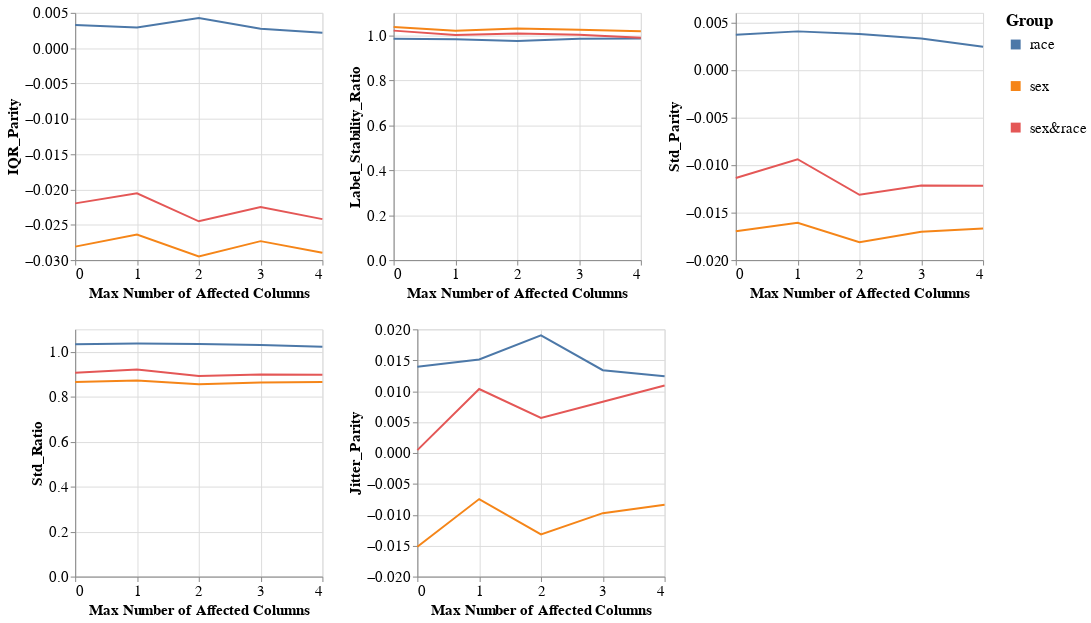

Here is the notebook cell this chart was saved with:
### Markdown cell above
### Group metrics per dataset and model

### Code cell
visualizer.create_groups_grid_pct_lines_plot(model_name=MODEL_NAMES[0],
                                             target_preprocessing_technique=PREPROCESSING_TECHNIQUES[0],
                                             group_metrics_type='variance',
                                             mode='max_num_columns')

### Figure 1 — Vega-Lite specification as saved in the notebook (floating-point values rounded to 4 significant figures)
{"config": {"view": {"continuousWidth": 400, "continuousHeight": 300}, "axis": {"labelFontSize": 15, "titleFontSize": 15}, "legend": {"labelFontSize": 15, "symbolStrokeWidth": 10, "titleFontSize": 17}, "title": {"fontSize": 15}}, "vconcat": [{"hconcat": [{"mark": "line", "encoding": {"color": {"field": "Group", "type": "nominal"}, "x": {"axis": {"tickMinStep": 1}, "field": "Percentage", "title": "Max Number of Affected Columns", "type": "quantitative"}, "y": {"field": "Metric_Value", "title": "IQR_Parity", "type": "quantitative"}}, "height": 250, "width": 250}, {"data": {"name": "data-988bac04858ac96bc795dda81dbca497"}, "mark": "line", "encoding": {"color": {"field": "Group", "type": "nominal"}, "x": {"axis": {"tickMinStep": 1}, "field": "Percentage", "title": "Max Number of Affected Columns", "type": "quantitative"}, "y": {"field": "Metric_Value", "title": "Label_Stability_Ratio", "type": "quantitative"}}, "height": 250, "width": 250}, {"data": {"name": "data-bd578ae66186f7f15d84751801f035a4"}, "mark": "line", "encoding": {"color": {"field": "Group", "type": "nominal"}, "x": {"axis": {"tickMinStep": 1}, "field": "Percentage", "title": "Max Number of Affected Columns", "type": "quantitative"}, "y": {"field": "Metric_Value", "title": "Std_Parity", "type": "quantitative"}}, "height": 250, "width": 250}]}, {"hconcat": [{"mark": "line", "encoding": {"color": {"field": "Group", "type": "nominal"}, "x": {"axis": {"tickMinStep": 1}, "field": "Percentage", "title": "Max Number of Affected Columns", "type": "quantitative"}, "y": {"field": "Metric_Value", "title": "Std_Ratio", "type": "quantitative"}}, "height": 250, "width": 250}, {"data": {"name": "data-a4be2da8630cfd04e439f723e4617b0d"}, "mark": "line", "encoding": {"color": {"field": "Group", "type": "nominal"}, "x": {"axis": {"tickMinStep": 1}, "field": "Percentage", "title": "Max Number of Affected Columns", "type": "quantitative"}, "y": {"field": "Metric_Value", "title": "Jitter_Parity", "type": "quantitative"}}, "height": 250, "width": 250}], "data": {"name": "data-2048a2860a04b2f038d5999da722e8fd"}}], "data": {"name": "data-95df3a89742602f180e7307c9c5320c2"}, "$schema": "https://vega.github.io/schema/vega-lite/v4.17.0.json", "datasets": {"data-95df3a89742602f180e7307c9c5320c2": [{"Model_Name": "DecisionTreeClassifier", "Metric": "IQR_Parity", "Group": "race", "Metric_Value": 0.003295, "Percentage": 0.0}, {"Model_Name": "DecisionTreeClassifier", "Metric": "IQR_Parity", "Group": "sex", "Metric_Value": -0.02809, "Percentage": 0.0}, {"Model_Name": "DecisionTreeClassifier", "Metric": "IQR_Parity", "Group": "sex&race", "Metric_Value": -0.02197, "Percentage": 0.0}, {"Model_Name": "DecisionTreeClassifier", "Metric": "IQR_Parity", "Group": "race", "Metric_Value": 0.002919, "Percentage": 1.0}, {"Model_Name": "DecisionTreeClassifier", "Metric": "IQR_Parity", "Group": "sex", "Metric_Value": -0.02638, "Percentage": 1.0}, {"Model_Name": "DecisionTreeClassifier", "Metric": "IQR_Parity", "Group": "sex&race", "Metric_Value": -0.02054, "Percentage": 1.0}, {"Model_Name": "DecisionTreeClassifier", "Metric": "IQR_Parity", "Group": "race", "Metric_Value": 0.00427, "Percentage": 2.0}, {"Model_Name": "DecisionTreeClassifier", "Metric": "IQR_Parity", "Group": "sex", "Metric_Value": -0.02947, "Percentage": 2.0}, {"Model_Name": "DecisionTreeClassifier", "Metric": "IQR_Parity", "Group": "sex&race", "Metric_Value": -0.0245, "Percentage": 2.0}, {"Model_Name": "DecisionTreeClassifier", "Metric": "IQR_Parity", "Group": "race", "Metric_Value": 0.002763, "Percentage": 3.0}, {"Model_Name": "DecisionTreeClassifier", "Metric": "IQR_Parity", "Group": "sex", "Metric_Value": -0.02732, "Percentage": 3.0}, {"Model_Name": "DecisionTreeClassifier", "Metric": "IQR_Parity", "Group": "sex&race", "Metric_Value": -0.02247, "Percentage": 3.0}, {"Model_Name": "DecisionTreeClassifier", "Metric": "IQR_Parity", "Group": "race", "Metric_Value": 0.002172, "Percentage": 4.0}, {"Model_Name": "DecisionTreeClassifier", "Metric": "IQR_Parity", "Group": "sex", "Metric_Value": -0.02897, "Percentage": 4.0}, {"Model_Name": "DecisionTreeClassifier", "Metric": "IQR_Parity", "Group": "sex&race", "Metric_Value": -0.0242, "Percentage": 4.0}], "data-988bac04858ac96bc795dda81dbca497": [{"Model_Name": "DecisionTreeClassifier", "Metric": "Label_Stability_Ratio", "Group": "race", "Metric_Value": 0.9847, "Percentage": 0.0}, {"Model_Name": "DecisionTreeClassifier", "Metric": "Label_Stability_Ratio", "Group": "sex", "Metric_Value": 1.037, "Percentage": 0.0}, {"Model_Name": "DecisionTreeClassifier", "Metric": "Label_Stability_Ratio", "Group": "sex&race", "Metric_Value": 1.021, "Percentage": 0.0}, {"Model_Name": "DecisionTreeClassifier", "Metric": "Label_Stability_Ratio", "Group": "race", "Metric_Value": 0.9829, "Percentage": 1.0}, {"Model_Name": "DecisionTreeClassifier", "Metric": "Label_Stability_Ratio", "Group": "sex", "Metric_Value": 1.02, "Percentage": 1.0}, {"Model_Name": "DecisionTreeClassifier", "Metric": "Label_Stability_Ratio", "Group": "sex&race", "Metric_Value": 1.002, "Percentage": 1.0}, {"Model_Name": "DecisionTreeClassifier", "Metric": "Label_Stability_Ratio", "Group": "race", "Metric_Value": 0.975, "Percentage": 2.0}, {"Model_Name": "DecisionTreeClassifier", "Metric": "Label_Stability_Ratio", "Group": "sex", "Metric_Value": 1.03, "Percentage": 2.0}, {"Model_Name": "DecisionTreeClassifier", "Metric": "Label_Stability_Ratio", "Group": "sex&race", "Metric_Value": 1.008, "Percentage": 2.0}, {"Model_Name": "DecisionTreeClassifier", "Metric": "Label_Stability_Ratio", "Group": "race", "Metric_Value": 0.9845, "Percentage": 3.0}, {"Model_Name": "DecisionTreeClassifier", "Metric": "Label_Stability_Ratio", "Group": "sex", "Metric_Value": 1.025, "Percentage": 3.0}, {"Model_Name": "DecisionTreeClassifier", "Metric": "Label_Stability_Ratio", "Group": "sex&race", "Metric_Value": 1.002, "Percentage": 3.0}, {"Model_Name": "DecisionTreeClassifier", "Metric": "Label_Stability_Ratio", "Group": "race", "Metric_Value": 0.9859, "Percentage": 4.0}, {"Model_Name": "DecisionTreeClassifier", "Metric": "Label_Stability_Ratio", "Group": "sex", "Metric_Value": 1.018, "Percentage": 4.0}, {"Model_Name": "DecisionTreeClassifier", "Metric": "Label_Stability_Ratio", "Group": "sex&race", "Metric_Value": 0.9893, "Percentage": 4.0}], "data-bd578ae66186f7f15d84751801f035a4": [{"Model_Name": "DecisionTreeClassifier", "Metric": "Std_Parity", "Group": "race", "Metric_Value": 0.003698, "Percentage": 0.0}, {"Model_Name": "DecisionTreeClassifier", "Metric": "Std_Parity", "Group": "sex", "Metric_Value": -0.01698, "Percentage": 0.0}, {"Model_Name": "DecisionTreeClassifier", "Metric": "Std_Parity", "Group": "sex&race", "Metric_Value": -0.01136, "Percentage": 0.0}, {"Model_Name": "DecisionTreeClassifier", "Metric": "Std_Parity", "Group": "race", "Metric_Value": 0.004053, "Percentage": 1.0}, {"Model_Name": "DecisionTreeClassifier", "Metric": "Std_Parity", "Group": "sex", "Metric_Value": -0.01608, "Percentage": 1.0}, {"Model_Name": "DecisionTreeClassifier", "Metric": "Std_Parity", "Group": "sex&race", "Metric_Value": -0.00939, "Percentage": 1.0}, {"Model_Name": "DecisionTreeClassifier", "Metric": "Std_Parity", "Group": "race", "Metric_Value": 0.003781, "Percentage": 2.0}, {"Model_Name": "DecisionTreeClassifier", "Metric": "Std_Parity", "Group": "sex", "Metric_Value": -0.01811, "Percentage": 2.0}, {"Model_Name": "DecisionTreeClassifier", "Metric": "Std_Parity", "Group": "sex&race", "Metric_Value": -0.01313, "Percentage": 2.0}, {"Model_Name": "DecisionTreeClassifier", "Metric": "Std_Parity", "Group": "race", "Metric_Value": 0.0033, "Percentage": 3.0}, {"Model_Name": "DecisionTreeClassifier", "Metric": "Std_Parity", "Group": "sex", "Metric_Value": -0.01702, "Percentage": 3.0}, {"Model_Name": "DecisionTreeClassifier", "Metric": "Std_Parity", "Group": "sex&race", "Metric_Value": -0.01215, "Percentage": 3.0}, {"Model_Name": "DecisionTreeClassifier", "Metric": "Std_Parity", "Group": "race", "Metric_Value": 0.002439, "Percentage": 4.0}, {"Model_Name": "DecisionTreeClassifier", "Metric": "Std_Parity", "Group": "sex", "Metric_Value": -0.01668, "Percentage": 4.0}, {"Model_Name": "DecisionTreeClassifier", "Metric": "Std_Parity", "Group": "sex&race", "Metric_Value": -0.01218, "Percentage": 4.0}], "data-2048a2860a04b2f038d5999da722e8fd": [{"Model_Name": "DecisionTreeClassifier", "Metric": "Std_Ratio", "Group": "race", "Metric_Value": 1.034, "Percentage": 0.0}, {"Model_Name": "DecisionTreeClassifier", "Metric": "Std_Ratio", "Group": "sex", "Metric_Value": 0.866, "Percentage": 0.0}, {"Model_Name": "DecisionTreeClassifier", "Metric": "Std_Ratio", "Group": "sex&race", "Metric_Value": 0.9071, "Percentage": 0.0}, {"Model_Name": "DecisionTreeClassifier", "Metric": "Std_Ratio", "Group": "race", "Metric_Value": 1.037, "Percentage": 1.0}, {"Model_Name": "DecisionTreeClassifier", "Metric": "Std_Ratio", "Group": "sex", "Metric_Value": 0.8722, "Percentage": 1.0}, {"Model_Name": "DecisionTreeClassifier", "Metric": "Std_Ratio", "Group": "sex&race", "Metric_Value": 0.9217, "Percentage": 1.0}, {"Model_Name": "DecisionTreeClassifier", "Metric": "Std_Ratio", "Group": "race", "Metric_Value": 1.035, "Percentage": 2.0}, {"Model_Name": "DecisionTreeClassifier", "Metric": "Std_Ratio", "Group": "sex", "Metric_Value": 0.856, "Percentage": 2.0}, {"Model_Name": "DecisionTreeClassifier", "Metric": "Std_Ratio", "Group": "sex&race", "Metric_Value": 0.8926, "Percentage": 2.0}, {"Model_Name": "DecisionTreeClassifier", "Metric": "Std_Ratio", "Group": "race", "Metric_Value": 1.03, "Percentage": 3.0}, {"Model_Name": "DecisionTreeClassifier", "Metric": "Std_Ratio", "Group": "sex", "Metric_Value": 0.8638, "Percentage": 3.0}, {"Model_Name": "DecisionTreeClassifier", "Metric": "Std_Ratio", "Group": "sex&race", "Metric_Value": 0.8995, "Percentage": 3.0}, {"Model_Name": "DecisionTreeClassifier", "Metric": "Std_Ratio", "Group": "race", "Metric_Value": 1.023, "Percentage": 4.0}, {"Model_Name": "DecisionTreeClassifier", "Metric": "Std_Ratio", "Group": "sex", "Metric_Value": 0.8656, "Percentage": 4.0}, {"Model_Name": "DecisionTreeClassifier", "Metric": "Std_Ratio", "Group": "sex&race", "Metric_Value": 0.8977, "Percentage": 4.0}], "data-a4be2da8630cfd04e439f723e4617b0d": [{"Model_Name": "DecisionTreeClassifier", "Metric": "Jitter_Parity", "Group": "race", "Metric_Value": 0.01396, "Percentage": 0.0}, {"Model_Name": "DecisionTreeClassifier", "Metric": "Jitter_Parity", "Group": "sex", "Metric_Value": -0.01517, "Percentage": 0.0}, {"Model_Name": "DecisionTreeClassifier", "Metric": "Jitter_Parity", "Group": "sex&race", "Metric_Value": 0.0004619, "Percentage": 0.0}, {"Model_Name": "DecisionTreeClassifier", "Metric": "Jitter_Parity", "Group": "race", "Metric_Value": 0.01513, "Percentage": 1.0}, {"Model_Name": "DecisionTreeClassifier", "Metric": "Jitter_Parity", "Group": "sex", "Metric_Value": -0.00746, "Percentage": 1.0}, {"Model_Name": "DecisionTreeClassifier", "Metric": "Jitter_Parity", "Group": "sex&race", "Metric_Value": 0.01034, "Percentage": 1.0}, {"Model_Name": "DecisionTreeClassifier", "Metric": "Jitter_Parity", "Group": "race", "Metric_Value": 0.01901, "Percentage": 2.0}, {"Model_Name": "DecisionTreeClassifier", "Metric": "Jitter_Parity", "Group": "sex", "Metric_Value": -0.01317, "Percentage": 2.0}, {"Model_Name": "DecisionTreeClassifier", "Metric": "Jitter_Parity", "Group": "sex&race", "Metric_Value": 0.005655, "Percentage": 2.0}, {"Model_Name": "DecisionTreeClassifier", "Metric": "Jitter_Parity", "Group": "race", "Metric_Value": 0.01339, "Percentage": 3.0}, {"Model_Name": "DecisionTreeClassifier", "Metric": "Jitter_Parity", "Group": "sex", "Metric_Value": -0.009742, "Percentage": 3.0}, {"Model_Name": "DecisionTreeClassifier", "Metric": "Jitter_Parity", "Group": "sex&race", "Metric_Value": 0.008285, "Percentage": 3.0}, {"Model_Name": "DecisionTreeClassifier", "Metric": "Jitter_Parity", "Group": "race", "Metric_Value": 0.01241, "Percentage": 4.0}, {"Model_Name": "DecisionTreeClassifier", "Metric": "Jitter_Parity", "Group": "sex", "Metric_Value": -0.008381, "Percentage": 4.0}, {"Model_Name": "DecisionTreeClassifier", "Metric": "Jitter_Parity", "Group": "sex&race", "Metric_Value": 0.0109, "Percentage": 4.0}]}}
